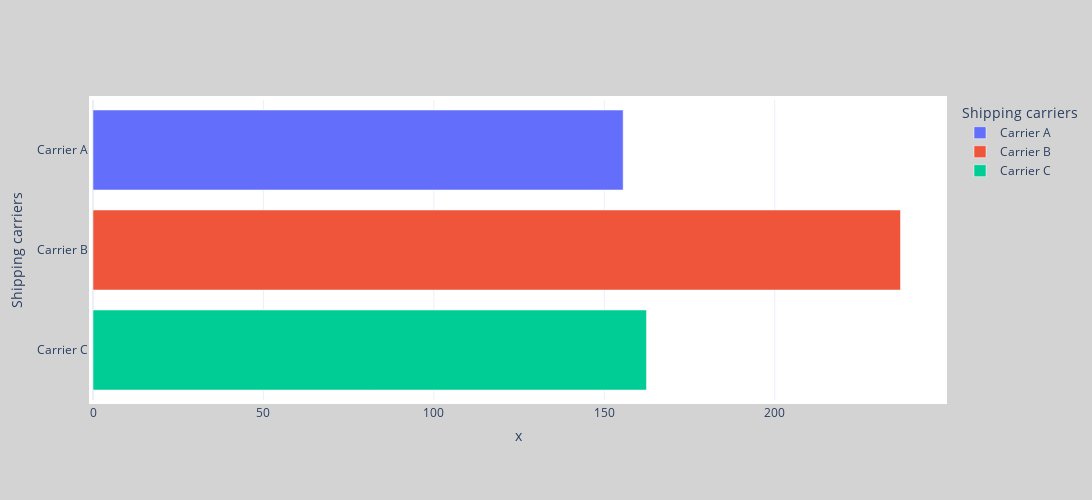

This figure's notebook cell:
### Code cell
# grouping the shipping costs via career and assigning it to a variable
carrr=df.groupby("Shipping carriers")["Shipping costs"].sum()
carrr
fig = px.bar(carrr, y=carrr.index,
             x=carrr.values,
             color=carrr.index)
fig.update_layout(
    autosize=False,
    width=1100,
    height=500,
    margin=dict(
        l=50,
        r=50,
        b=100,
        t=100,
        pad=4
    ),
    paper_bgcolor="lightgrey",
)
fig.show()

### Figure 1 — Plotly figure (JSON) as saved in the notebook; plotly's stock layout.template omitted (floating-point values rounded to 4 significant figures)
{"data": [{"alignmentgroup": "True", "hovertemplate": "Shipping carriers=%{y}<br>x=%{x}<extra></extra>", "legendgroup": "Carrier A", "marker": {"color": "#636efa", "pattern": {"shape": ""}}, "name": "Carrier A", "offsetgroup": "Carrier A", "orientation": "h", "showlegend": true, "textposition": "auto", "type": "bar", "x": [155.5], "xaxis": "x", "y": ["Carrier A"], "yaxis": "y"}, {"alignmentgroup": "True", "hovertemplate": "Shipping carriers=%{y}<br>x=%{x}<extra></extra>", "legendgroup": "Carrier B", "marker": {"color": "#EF553B", "pattern": {"shape": ""}}, "name": "Carrier B", "offsetgroup": "Carrier B", "orientation": "h", "showlegend": true, "textposition": "auto", "type": "bar", "x": [236.9], "xaxis": "x", "y": ["Carrier B"], "yaxis": "y"}, {"alignmentgroup": "True", "hovertemplate": "Shipping carriers=%{y}<br>x=%{x}<extra></extra>", "legendgroup": "Carrier C", "marker": {"color": "#00cc96", "pattern": {"shape": ""}}, "name": "Carrier C", "offsetgroup": "Carrier C", "orientation": "h", "showlegend": true, "textposition": "auto", "type": "bar", "x": [162.4], "xaxis": "x", "y": ["Carrier C"], "yaxis": "y"}], "layout": {"autosize": false, "barmode": "relative", "height": 500, "legend": {"title": {"text": "Shipping carriers"}, "tracegroupgap": 0}, "margin": {"b": 100, "l": 50, "pad": 4, "r": 50, "t": 100}, "paper_bgcolor": "lightgrey", "width": 1100, "xaxis": {"anchor": "y", "autorange": true, "domain": [0, 1], "range": [0, 249.4], "title": {"text": "x"}, "type": "linear"}, "yaxis": {"anchor": "x", "autorange": true, "categoryarray": ["Carrier C", "Carrier B", "Carrier A"], "categoryorder": "array", "domain": [0, 1], "range": [-0.5, 2.5], "title": {"text": "Shipping carriers"}, "type": "category"}}}
